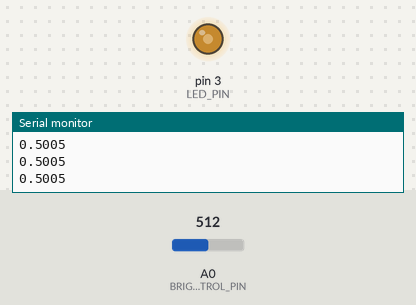
Simulated run of this sketch. Board: Arduino Uno, built with avr-gcc and run on an emulated ATmega328P. On the bench: output pins drawn as LEDs (lit = HIGH), the last lines printed to the serial monitor. Inputs (shaded band) come from the test bench; at power-on: A0 (BRIGHTNESS_CONTROL_PIN) = 512.

Above: at 1.2 s.
1.3 s: A0 (BRIGHTNESS_CONTROL_PIN) set to 716
At 1.9 s:
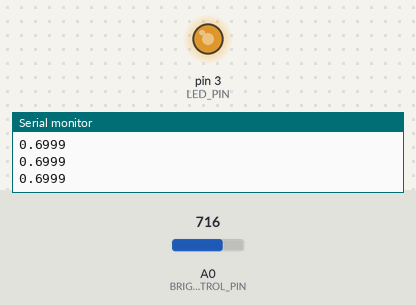
2.8 s: A0 (BRIGHTNESS_CONTROL_PIN) set to 900
At 3.9 s:
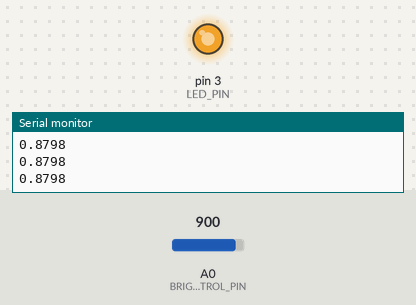
4.3 s: A0 (BRIGHTNESS_CONTROL_PIN) set to 122
At 5.2 s:
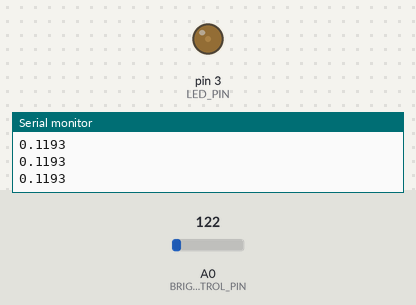
5.8 s: A0 (BRIGHTNESS_CONTROL_PIN) set to 0
At 7.0 s:
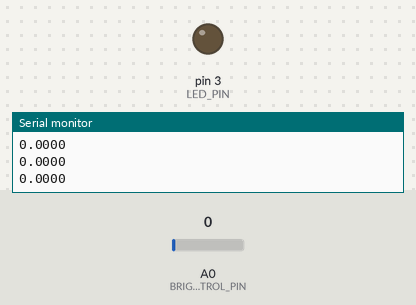
7.3 s: A0 (BRIGHTNESS_CONTROL_PIN) set to 511
At 8.6 s:
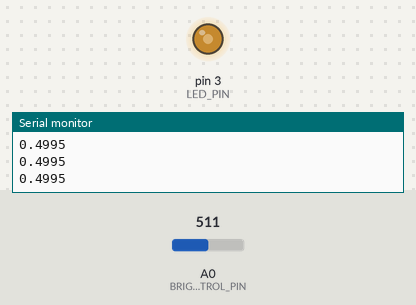
Timing chart, 0 to 9.8 s (numbered marks = the images above; inputs shaded):
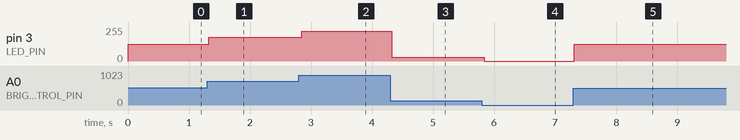

Measured:
- after the input at 1.3 s, pin 3 (LED_PIN): 127/255 → 178/255 at once
- after the input at 2.8 s, pin 3 (LED_PIN): 178/255 → 224/255 after 0.05 s
- after the input at 4.3 s, pin 3 (LED_PIN): 224/255 → 30/255 at once
- after the input at 5.8 s, pin 3 (LED_PIN): 30/255 → 0/255 at once
- after the input at 7.3 s, pin 3 (LED_PIN): 0/255 → 127/255 at once

The sketch:

ArduinoRedLED.ino
```cpp
/*
 * Sends a brightness value as a float [0, 1] over the serial port. Intended to
 * work with the Processing program ArduinoRedLED.pde
 *
 * By Jon Froehlich
 * http://makeabilitylab.io
 *
 */

const int LED_PIN = 3;
const int BRIGHTNESS_CONTROL_PIN = A0;
const int DELAY_INTERVAL = 50; // interval in ms between incrementing hues

void setup() {
  // Set the LED pin to output
  pinMode(LED_PIN, OUTPUT);

  // Turn on Serial so we can send our data to the Processing program
  Serial.begin(9600);
}

void loop() {

  // get the brightness value from analog input [0, 1023]
  int brightnessVal = analogRead(BRIGHTNESS_CONTROL_PIN);
  float brightnessPercentage = brightnessVal / 1023.0; // convert to a percentage

  // send data to Processing program over Serial. The '4' specifies the number
  // of decimal places to use, see https://www.arduino.cc/en/serial/print
  Serial.println(brightnessPercentage, 4);

  // set the LED brightness based on analog input
  int ledBrightness = map(brightnessVal, 0, 1023, 0, 255); // convert to [0, 255]
  analogWrite(LED_PIN, ledBrightness);

  delay(DELAY_INTERVAL);
}
```
